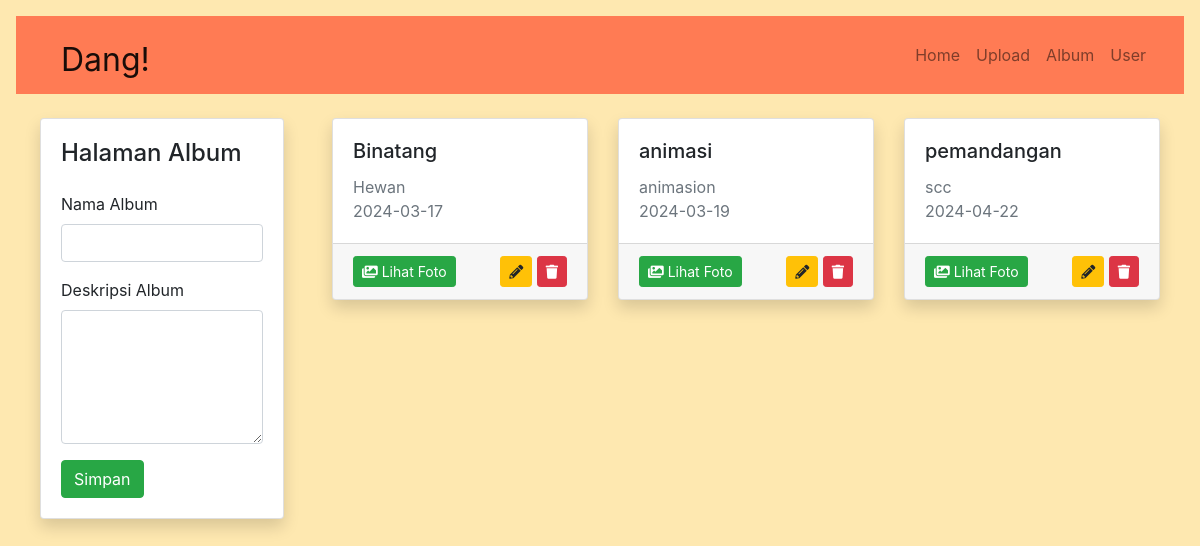
/?url=album (signed in), run on the app's committed database.
### tables this page shows
CREATE TABLE `gallery_album` (
  `AlbumID` int(11) NOT NULL,
  `NamaAlbum` varchar(255) NOT NULL,
  `Deskripsi` text DEFAULT NULL,
  `TanggalDibuat` date NOT NULL,
  `UserID` int(11) NOT NULL DEFAULT 1
);

### page/album.php (the view, shortened to what this page needs)
<!DOCTYPE html>
<html lang="en">
<head>
    <link rel="stylesheet" href="https://cdnjs.cloudflare.com/ajax/libs/font-awesome/5.15.3/css/all.min.css" />
    <link rel="stylesheet" href="https://cdn.jsdelivr.net/npm/bootstrap@4.5.2/dist/css/bootstrap.min.css">
    <link rel="stylesheet" href="style.css">
</head>
<body>
    <div class="container-fluid">
        <div class="row">
            <div class="col-md-3 p-4">
                <div class="card shadow">
                    <div class="card-body">
                        <h4 class="mb-4">Halaman Album</h4>
                        <?php if(!isset($_GET['edit'])): ?>
                        <form action="?url=album" method="post">
                            <div class="form-group mb-3">
                                <label>Nama Album</label>
                                <input type="text" class="form-control" required name="nama_album">
                            </div>
                            <div class="form-group mb-3">
                                <label>Deskripsi Album</label>
                                <textarea name="deskripsi_album" class="form-control" required cols="30" rows="5"></textarea>
                            </div>
                            <input type="submit" value="Simpan" name="submit" class="btn btn-success">
                        </form>
                        <?php endif; ?>
                    </div>
                </div>
            </div>
            <div class="col-md-9 p-4">
                <div class="row row-cols-1 row-cols-md-3 g-4">
                    <?php
                    $userid=@$_SESSION['user_id'];
                    $albums = mysqli_query($conn, "SELECT * FROM gallery_album WHERE UserID='$userid'");
                    foreach ($albums as $album) :
                    ?>
                    <div class="col">
                        <div class="card shadow h-100">
                            <div class="card-body">
                                <h5 class="card-title"><?= $album['NamaAlbum'] ?></h5>
                                <p class="card-text text-muted"><?= $album['Deskripsi'] ?><br><?= $album['TanggalDibuat'] ?></p>
                            </div>
                            <div class="card-footer text-muted d-flex justify-content-between align-items-center">
                                <a href="?url=kategori&&albumid=<?= $album['AlbumID'] ?>" class="btn btn-sm btn-success">
                                    <i class="fas fa-images"></i> Lihat Foto
                                </a>
                                <div>
                                    <a href="?url=album&&edit&&albumid=<?= $album['AlbumID'] ?>" class="btn btn-sm btn-warning">
                                        <i class="fas fa-pencil-alt"></i>
                                    </a>
<a href="?url=album&&hapus&&albumid=<?= $album['AlbumID'] ?>" class="btn btn-sm btn-danger">
                                        <i class="fas fa-trash"></i>
                                    </a>
                                </div>
                            </div>
                        </div>
                    </div>
                    <?php endforeach; ?>
                </div>
            </div>
        </div>
    </div>
</body>
</html>

### assets/css/style.css (style rules this page uses)
body { padding: 1rem; background-color: #FEE8B0; }

### data on the page
gallery_album: NamaAlbum "Binatang", Deskripsi "Hewan", TanggalDibuat "2024-03-17"
gallery_album: NamaAlbum "animasi", Deskripsi "animasion", TanggalDibuat "2024-03-19"
gallery_album: NamaAlbum "pemandangan", Deskripsi "scc", TanggalDibuat "2024-04-22"

### other printed values
$_SESSION['username'] "User"
